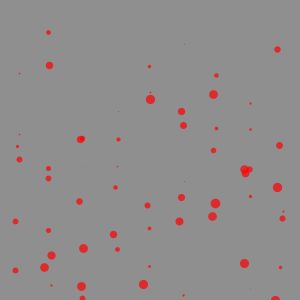
Frame 1 (no input)
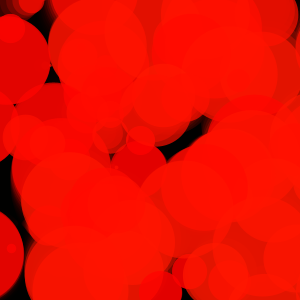
Frame 60 (the mouse pressed at the canvas centre just before this capture)
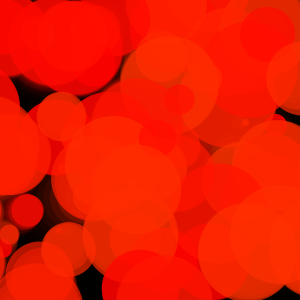
Frame 120 (the mouse held since frame 60 and released just before this capture)

The Processing sketch that drew these frames (run headless with seeded random() and noise(); from frame 60 on, the mouse is pressed at the canvas centre):

// Processing sketch: init_09_nouveau_depart
// ── init_09_nouveau_depart.pde
/**
La Voie du Code : rotation
@see https://github.com/StanLepunK/La-Voie-du-Code
2019_2_12
*/
int colonne = 9;
int ligne = 9;
Animator [] ani = new Animator[colonne *ligne];
void setup() {
  size(300,300);
  colorMode(HSB,360,100,100,100);
  construction(10,width/3,width/3,0);
}



void draw() {
  mon_background(0,30); 
  int cell_x = width/colonne;
  int cell_y = height/ligne;
  int offset_x = cell_x/2;
  int offset_y = cell_y/2;
  int count = 0;
  push();
  translate(width,0);
  rotate(PI/2);
  for(int i = 0; i < colonne ; i++) {
    for(int j = 0 ; j < ligne ; j++) {  
      int x = i * cell_x +offset_x;
      int y = j * cell_y +offset_y;
      ani[count].update();
      ani[count].aspect(width/3);
      ani[count].show(x,y);
      count++;
    }
  }
  pop();
}

void keyPressed() {
  if(key == 'n') {
    construction(30,width/3,width/3,random(360));
    // construction(30,width/3,width/3,random(g.colorModeX)); // mieux car valable dans tous les cas
  }
}



class Animator {
  float dir;
  float vit;
  float rx;
  float ry;
  int cycle = 0;
  float start_hue =0;

  Animator() {}

  void set_vitesse(float vit) {
    this.vit = vit;
    cycle = 0;
  }

  void set_start_hue(float start_hue) {
    this.start_hue = start_hue;
  }

  void set_radius(float rx, float ry) {
    this.rx = rx;
    this.ry = ry;
  }

  void update() {
    dir += vit;
    cycle++;

  }

  void aspect(int max_epaisseur) {
    float hue = (cycle*vit+start_hue)%g.colorModeX; // ici c'est égale à 360, définit avec colorMode dans le setup;
    float saturation = 100;
    float brightness = 100;
    int c = color(hue,saturation,brightness);

    float epaisseur = abs(sin(frameCount *vit) *max_epaisseur);
    stroke(c,70);
    strokeWeight(epaisseur);
  }

  void show(int x, int y) {
    float px = cos(dir);
    float py = sin(dir);
    PVector pos = new PVector(px,py);
    pos.x *= rx;
    pos.y *= ry;
    push();
    translate(x,y);
    point(pos.x,pos.y);
    pop();
  }
}


void construction(float min, float range_x, float range_y, float start_hue) {
  for(int i = 0 ; i < ani.length ; i++) {
    ani[i] = new Animator();
    ani[i].set_start_hue(start_hue);
    ani[i].set_vitesse(random(1)*.1);
    ani[i].set_radius(random(min,range_x),random(min,range_y));
  }
}


void mon_background(int c, int alpha) {
  noStroke();
  fill(c,alpha);
  rect(0,0,width,height);
}
